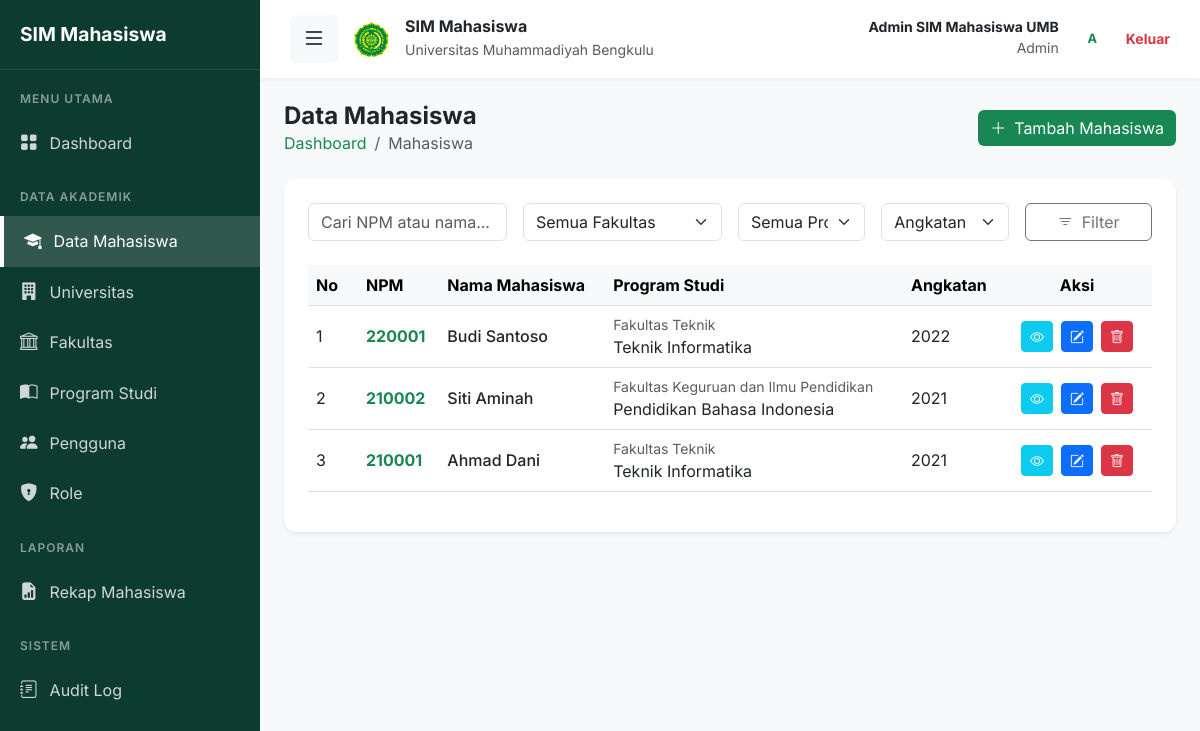
The app's page /mahasiswa/index.php (signed in) with its own data.
### tables this page shows
CREATE TABLE IF NOT EXISTS mahasiswa (
    id INT AUTO_INCREMENT PRIMARY KEY,
    npm VARCHAR(20) NOT NULL UNIQUE,
    nama_mahasiswa VARCHAR(100) NOT NULL,
    jenis_kelamin ENUM('Laki-laki', 'Perempuan') NOT NULL,
    tempat_lahir VARCHAR(100),
    tanggal_lahir DATE,
    alamat TEXT,
    email VARCHAR(100),
    nomor_hp VARCHAR(20),
    prodi_id INT NOT NULL,
    angkatan INT NOT NULL,
    created_at TIMESTAMP DEFAULT CURRENT_TIMESTAMP,
    FOREIGN KEY (prodi_id) REFERENCES program_studi(id) ON DELETE CASCADE
);

CREATE TABLE IF NOT EXISTS fakultas (
    id INT AUTO_INCREMENT PRIMARY KEY,
    universitas_id INT NOT NULL,
    kode_fakultas VARCHAR(20) NOT NULL,
    nama_fakultas VARCHAR(100) NOT NULL,
    created_at TIMESTAMP DEFAULT CURRENT_TIMESTAMP,
    FOREIGN KEY (universitas_id) REFERENCES universitas(id) ON DELETE CASCADE,
    UNIQUE(universitas_id, kode_fakultas)
);

CREATE TABLE IF NOT EXISTS program_studi (
    id INT AUTO_INCREMENT PRIMARY KEY,
    fakultas_id INT NOT NULL,
    kode_prodi VARCHAR(20) NOT NULL,
    nama_prodi VARCHAR(100) NOT NULL,
    jenjang VARCHAR(20) NOT NULL,
    status_prodi ENUM('Aktif', 'Tidak Aktif') DEFAULT 'Aktif',
    created_at TIMESTAMP DEFAULT CURRENT_TIMESTAMP,
    FOREIGN KEY (fakultas_id) REFERENCES fakultas(id) ON DELETE CASCADE,
    UNIQUE(fakultas_id, kode_prodi)
);

### includes/functions.php (called while the page is built, shortened)
<?php
function h($string) {
    return htmlspecialchars($string, ENT_QUOTES, 'UTF-8');
}
?>

### mahasiswa/index.php (the view, shortened to what this page needs)
<?php
require_once '../config/database.php';
require_once '../includes/functions.php';
$active_menu = 'mahasiswa';
$base_url = '../';
$search = $_GET['search'] ?? '';
$where = [];
$params = [];
$where_sql = count($where) > 0 ? " WHERE " . implode(" AND ", $where) : "";
$query = "SELECT m.*, p.nama_prodi, f.nama_fakultas
          FROM mahasiswa m
          JOIN program_studi p ON m.prodi_id = p.id
          JOIN fakultas f ON p.fakultas_id = f.id
          $where_sql
          ORDER BY m.id DESC";
$stmt = $pdo->prepare($query);
$stmt->execute($params);
$mahasiswa = $stmt->fetchAll();
require_once '../includes/header.php';
?>
<div class="d-flex justify-content-between align-items-center mb-4">
    <div>
        <h4 class="fw-bold text-hijau-tua mb-0">Data Mahasiswa</h4>
        <nav aria-label="breadcrumb">
            <ol class="breadcrumb small mb-0">
                <li class="breadcrumb-item"><a href="../dashboard.php" class="text-decoration-none text-success">Dashboard</a></li>
                <li class="breadcrumb-item active" aria-current="page">Mahasiswa</li>
            </ol>
        </nav>
    </div>
    <a href="add.php" class="btn btn-hijau d-flex align-items-center">
        <i class="bi bi-plus-lg me-2"></i> Tambah Mahasiswa
    </a>
</div>
<div class="card card-custom border-0 shadow-sm bg-white">
    <div class="card-body p-4">
        <form action="" method="GET" class="row g-3 mb-4">
            <div class="col-md-3">
                <input type="text" name="search" class="form-control" placeholder="Cari NPM atau nama..." value="<?= h($search) ?>">
            </div>
            <div class="col-md-3">
                <select name="fakultas_id" id="fakultas_filter" class="form-select">
                    <option value="">Semua Fakultas</option>
                </select>
            </div>
            <div class="col-md-2">
                <select name="prodi_id" id="prodi_filter" class="form-select">
                    <option value="">Semua Prodi</option>
                </select>
            </div>
            <div class="col-md-2">
                <select name="angkatan" class="form-select">
                    <option value="">Angkatan</option>
                </select>
            </div>
            <div class="col-md-2">
                <button class="btn btn-outline-secondary w-100" type="submit">
                    <i class="bi bi-filter me-1"></i> Filter
                </button>
            </div>
        </form>
        <div class="table-responsive">
            <table class="table table-hover align-middle">
                <thead class="table-light">
                    <tr>
                        <th width="50">No</th>
                        <th>NPM</th>
                        <th>Nama Mahasiswa</th>
                        <th>Program Studi</th>
                        <th>Angkatan</th>
                        <th width="150" class="text-center">Aksi</th>
                    </tr>
                </thead>
                <tbody>
                    <?php if (count($mahasiswa) > 0): ?>
                        <?php foreach ($mahasiswa as $index => $m): ?>
                            <tr>
                                <td><?= $index + 1 ?></td>
                                <td><span class="fw-bold text-success"><?= h($m['npm']) ?></span></td>
                                <td class="fw-medium"><?= h($m['nama_mahasiswa']) ?></td>
                                <td>
                                    <small class="text-muted d-block"><?= h($m['nama_fakultas']) ?></small>
                                    <?= h($m['nama_prodi']) ?>
                                </td>
                                <td><?= h($m['angkatan']) ?></td>
                                <td class="text-center">
                                    <div class="d-flex justify-content-center gap-2">
                                        <a href="view.php?id=<?= $m['id'] ?>" class="btn btn-sm btn-info text-white" title="Detail">
                                            <i class="bi bi-eye"></i>
                                        </a>
                                        <a href="edit.php?id=<?= $m['id'] ?>" class="btn btn-sm btn-primary" title="Edit">
                                            <i class="bi bi-pencil-square"></i>
                                        </a>
                                        <button type="button" class="btn btn-sm btn-danger" title="Hapus"
                                                onclick="confirmDelete(<?= $m['id'] ?>, '<?= h($m['nama_mahasiswa']) ?>')">
                                            <i class="bi bi-trash"></i>
                                        </button>
                                    </div>
                                </td>
                            </tr>
                        <?php endforeach; ?>
                    <?php else: ?>
                        <tr>
                            <td colspan="6" class="text-center py-4 text-muted small">Data tidak ditemukan</td>
                        </tr>
                    <?php endif; ?>
                </tbody>
            </table>
        </div>
    </div>
</div>
<?php require_once '../includes/footer.php'; ?>

### includes/header.php (shortened to what this page needs)
<!DOCTYPE html>
<html lang="id">
<head>
    <link href="https://cdn.jsdelivr.net/npm/bootstrap@5.3.0/dist/css/bootstrap.min.css" rel="stylesheet">
    <link rel="stylesheet" href="https://cdn.jsdelivr.net/npm/bootstrap-icons@1.11.1/font/bootstrap-icons.css">
</head>
<body>
    <div class="d-flex">
        <nav id="sidebar">
            <div class="sidebar-header d-flex align-items-center">
                <span>SIM Mahasiswa</span>
            </div>
            <div class="sidebar-content">
                <div class="menu-label">Menu Utama</div>
                <a href="<?= $base_url ?? '' ?>dashboard.php" class="nav-link <?= ($active_menu ?? '') == 'dashboard' ? 'active' : '' ?>">
                    <i class="bi bi-grid-fill"></i> Dashboard
                </a>
                <div class="menu-label">Data Akademik</div>
                <a href="<?= $base_url ?? '' ?>mahasiswa/index.php" class="nav-link <?= ($active_menu ?? '') == 'mahasiswa' ? 'active' : '' ?>">
                    <i class="bi bi-mortarboard-fill"></i> Data Mahasiswa
                </a>
                <a href="<?= $base_url ?? '' ?>universitas/index.php" class="nav-link <?= ($active_menu ?? '') == 'universitas' ? 'active' : '' ?>">
                    <i class="bi bi-building-fill"></i> Universitas
                </a>
                <a href="<?= $base_url ?? '' ?>fakultas/index.php" class="nav-link <?= ($active_menu ?? '') == 'fakultas' ? 'active' : '' ?>">
                    <i class="bi bi-bank"></i> Fakultas
                </a>
                <a href="<?= $base_url ?? '' ?>program_studi/index.php" class="nav-link <?= ($active_menu ?? '') == 'program_studi' ? 'active' : '' ?>">
                    <i class="bi bi-book-half"></i> Program Studi
                </a>
                <a href="<?= $base_url ?? '' ?>pengguna/index.php" class="nav-link <?= ($active_menu ?? '') == 'pengguna' ? 'active' : '' ?>">
                    <i class="bi bi-people-fill"></i> Pengguna
                </a>
                <a href="<?= $base_url ?? '' ?>role/index.php" class="nav-link <?= ($active_menu ?? '') == 'role' ? 'active' : '' ?>">
                    <i class="bi bi-shield-lock-fill"></i> Role
                </a>
                <div class="menu-label">Laporan</div>
                <a href="<?= $base_url ?? '' ?>laporan/rekap_mahasiswa.php" class="nav-link <?= ($active_menu ?? '') == 'rekap' ? 'active' : '' ?>">
                    <i class="bi bi-file-earmark-bar-graph-fill"></i> Rekap Mahasiswa
                </a>
                <div class="menu-label">Sistem</div>
                <a href="<?= $base_url ?? '' ?>audit_log/index.php" class="nav-link <?= ($active_menu ?? '') == 'audit' ? 'active' : '' ?>">
                    <i class="bi bi-journal-text"></i> Audit Log
                </a>
            </div>
        </nav>
        <div id="content">
            <nav class="navbar navbar-expand-lg navbar-admin d-flex justify-content-between align-items-center">
                <div class="d-flex align-items-center">
                    <button type="button" id="sidebarCollapse" class="btn btn-light border-0 me-3">
                        <i class="bi bi-list fs-4"></i>
                    </button>
                    <img src="<?= $base_url ?? '' ?>assets/logo.png" alt="Logo" width="35" class="me-3">
                    <div>
                        <h6 class="mb-0 fw-bold">SIM Mahasiswa</h6>
                        <small class="text-muted">Universitas Muhammadiyah Bengkulu</small>
                    </div>
                </div>
                <div class="d-flex align-items-center">
                    <div class="text-end me-3 d-none d-md-block">
                        <h6 class="mb-0 fw-bold small"><?= h($_SESSION['nama_lengkap']) ?></h6>
                        <small class="text-muted small"><?= h($_SESSION['role_name']) ?></small>
                    </div>
                    <div class="d-flex align-items-center">
                        <div class="rounded-circle bg-hijau-mint text-success d-flex align-items-center justify-content-center fw-bold me-2" style="width: 35px; height: 35px; font-size: 0.8rem;">
                            <?= strtoupper(substr($_SESSION['nama_lengkap'], 0, 1)) ?>
                        </div>
                        <a href="<?= $base_url ?? '' ?>auth/logout.php" class="text-danger text-decoration-none small fw-bold ms-2">Keluar</a>
                    </div>
                </div>
            </nav>
            <div class="container-fluid p-4">

### includes/footer.php (shortened to what this page needs)
            </div>
        </div>
    </div>
</body>
</html>

### includes/header.php (style rules this page uses)
:root { --hijau-tua: #0d3b2e; --hijau-mint: #d1e7dd; --hijau-utama: #198754; --bg-konten: #f8f9fa; }
body { font-family: 'Inter', sans-serif; background-color: var(--bg-konten); overflow-x: hidden; }
#sidebar { width: 260px; height: 100vh; background-color: var(--hijau-tua); color: white; position: fixed; transition: all 0.3s; z-index: 1000; }
#sidebar .sidebar-header { padding: 20px; font-size: 1.2rem; font-weight: 700; border-bottom: 1px solid rgba(255,255,255,0.1); }
#sidebar .menu-label { padding: 20px 20px 10px; font-size: 0.75rem; font-weight: 600; color: rgba(255,255,255,0.5); text-transform: uppercase; letter-spacing: 1px; }
#sidebar .nav-link { color: rgba(255,255,255,0.8); padding: 12px 20px; display: flex; align-items: center; transition: all 0.2s; }
#sidebar .nav-link.active { color: white; background-color: rgba(255,255,255,0.15); border-left: 4px solid #fff; }
#sidebar .nav-link i { margin-right: 12px; font-size: 1.1rem; }
#content { margin-left: 260px; width: calc(100% - 260px); min-height: 100vh; transition: all 0.3s; }
.btn-hijau { background-color: var(--hijau-utama); color: white; border: none; transition: all 0.2s; }
.navbar-admin { background-color: white; padding: 15px 30px; box-shadow: 0 2px 4px rgba(0,0,0,0.05); }
.card-custom { border: 1px solid #eee; border-radius: 12px; box-shadow: 0 2px 10px rgba(0,0,0,0.02); transition: transform 0.2s; }

### records on screen
mahasiswa: npm "220001", nama_mahasiswa "Budi Santoso", fakultas.nama_fakultas "Fakultas Teknik", prodi.nama_prodi "Teknik Informatika", angkatan "2022"
mahasiswa: npm "210002", nama_mahasiswa "Siti Aminah", fakultas.nama_fakultas "Fakultas Keguruan dan Ilmu Pendidikan", prodi.nama_prodi "Pendidikan Bahasa Indonesia", angkatan "2021"
mahasiswa: npm "210001", nama_mahasiswa "Ahmad Dani", fakultas.nama_fakultas "Fakultas Teknik", prodi.nama_prodi "Teknik Informatika", angkatan "2021"

### other values on screen
$_SESSION['nama_lengkap'] "Admin SIM Mahasiswa UMB"
$_SESSION['role_name'] "Admin"
substr($_SESSION['nama_lengkap'], 0, 1) "A"
